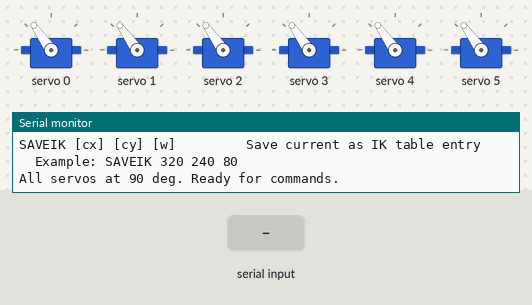
Bench run of a sketch on a simulated Arduino Uno, built with avr-gcc and run on an emulated ATmega328P. On the bench: 6 × servo, the last lines printed to the serial monitor. The inputs (shaded band) are chosen by the test bench.

Above: at 2.0 s.
2.1 s: "SWEEP 1\n" received over Serial
At 4.8 s:
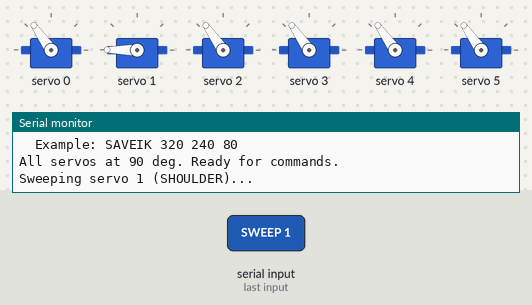
8.1 s: "SWEEP\n" received over Serial
At 12.2 s:
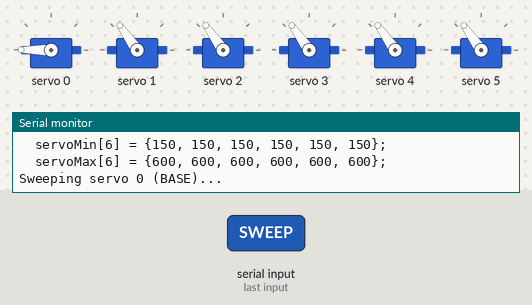
Timing chart, 0 to 17.1 s (numbered marks = the images above; inputs shaded):
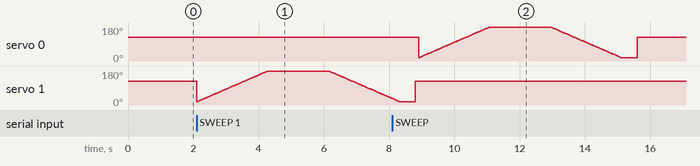

The sketch:

Calibration_Tools.ino
```cpp
/**
 * ItsyBitsy M4 - Calibration Tool
 */

#include <Wire.h>
#include <Adafruit_PWMServoDriver.h>

#define PCA9685_ADDR 0x40
Adafruit_PWMServoDriver pwm = Adafruit_PWMServoDriver(PCA9685_ADDR);

const int CHANNELS[6] = {0, 1, 2, 3, 4, 5};
const char* SERVO_NAMES[6] = {"BASE", "SHOULDER", "ELBOW", "WRIST", "GRIP_ROT", "GRIPPER"};

uint16_t servoMin[6] = {150, 150, 150, 150, 150, 150};
uint16_t servoMax[6] = {600, 600, 600, 600, 600, 600};
int currentAngles[6] = {90, 90, 90, 90, 90, 90};

#define SERVO_FREQ 50

void setServoAngle(int servoIdx, int angle) {
  angle = constrain(angle, 0, 180);
  uint16_t pulse = map(angle, 0, 180, servoMin[servoIdx], servoMax[servoIdx]);
  pwm.setPWM(CHANNELS[servoIdx], 0, pulse);
  currentAngles[servoIdx] = angle;
}

void moveAll(int angles[6]) {
  for (int i = 0; i < 6; i++) setServoAngle(i, angles[i]);
}

void sweepServo(int servoIdx, int fromAngle, int toAngle, int delayMs) {
  int step = (toAngle > fromAngle) ? 1 : -1;
  for (int a = fromAngle; a != toAngle; a += step) {
    setServoAngle(servoIdx, a);
    delay(delayMs);
  }
  setServoAngle(servoIdx, toAngle);
}

void printCurrentAngles() {
  Serial.println("CURRENT ANGLES:");
  for (int i = 0; i < 6; i++) {
    Serial.print("  Servo "); Serial.print(i);
    Serial.print(" ("); Serial.print(SERVO_NAMES[i]); Serial.print(")");
    Serial.print(" -> "); Serial.print(currentAngles[i]); Serial.println(" deg");
  }
}

void printCalibrationValues() {
  Serial.println("CURRENT PWM CALIBRATION:");
  Serial.print("  servoMin[6] = {");
  for (int i = 0; i < 6; i++) { Serial.print(servoMin[i]); if (i < 5) Serial.print(", "); }
  Serial.println("};");
  Serial.print("  servoMax[6] = {");
  for (int i = 0; i < 6; i++) { Serial.print(servoMax[i]); if (i < 5) Serial.print(", "); }
  Serial.println("};");
}

void printHelp() {
  Serial.println("CALIBRATION TOOL - COMMAND MENU");
  Serial.println("MOVE [servo] [angle]         Move one servo");
  Serial.println("  Example: MOVE 0 90");
  Serial.println("  Servos: 0=BASE 1=SHOULDER 2=ELBOW");
  Serial.println("          3=WRIST 4=GRIP_ROT 5=GRIPPER");
  Serial.println("ALL [a] [b] [c] [d] [e] [f]  Move all 6 servos");
  Serial.println("  Example: ALL 90 45 60 30 90 90");
  Serial.println("PRINT                        Show current angles");
  Serial.println("CENTER                       Move all to 90 degrees");
  Serial.println("SWEEP [servo]                Sweep servo 0->180->0");
  Serial.println("  Example: SWEEP 1");
  Serial.println("MIN [servo] [value]          Set min PWM value");
  Serial.println("MAX [servo] [value]          Set max PWM value");
  Serial.println("PRINTCAL                     Show PWM calibration values");
  Serial.println("SAVEHOME                     Save current as HOME");
  Serial.println("SAVEBIN [name]               Save current as bin position");
  Serial.println("  Example: SAVEBIN PAPER");
  Serial.println("SAVEIK [cx] [cy] [w]         Save current as IK table entry");
  Serial.println("  Example: SAVEIK 320 240 80");
}

void saveHome() {
  Serial.println("-- COPY THIS INTO YOUR MAIN SKETCH --");
  Serial.print("const int HOME_ANGLES[6] = {");
  for (int i = 0; i < 6; i++) { Serial.print(currentAngles[i]); if (i < 5) Serial.print(", "); }
  Serial.println("};");
}

void saveBin(const String& binName) {
  Serial.println("-- COPY THIS INTO YOUR MAIN SKETCH --");
  Serial.print("BinPosition BIN_"); Serial.print(binName);
  Serial.print(" = {\""); Serial.print(binName); Serial.print("\", {");
  for (int i = 0; i < 6; i++) { Serial.print(currentAngles[i]); if (i < 5) Serial.print(", "); }
  Serial.println("}};");
}

void saveIK(int cx, int cy, int w) {
  Serial.println("-- ADD THIS LINE TO IK_TABLE --");
  Serial.print("  {");
  Serial.print(cx); Serial.print(", ");
  Serial.print(cy); Serial.print(", ");
  Serial.print(w); Serial.print(",  {");
  for (int i = 0; i < 6; i++) { Serial.print(currentAngles[i]); if (i < 5) Serial.print(", "); }
  Serial.println("}},");
}

void processCommand(String raw) {
  raw.trim();
  if (raw.length() == 0) return;

  int sp = raw.indexOf(' ');
  String cmd = (sp > 0) ? raw.substring(0, sp) : raw;
  cmd.toUpperCase();
  String args = (sp > 0) ? raw.substring(sp + 1) : "";
  args.trim();

  if (cmd == "MOVE") {
    int servo, angle;
    if (sscanf(args.c_str(), "%d %d", &servo, &angle) == 2) {
      if (servo < 0 || servo > 5) { Serial.println("ERROR: Servo must be 0-5"); return; }
      setServoAngle(servo, angle);
      Serial.print("Moved servo "); Serial.print(servo);
      Serial.print(" ("); Serial.print(SERVO_NAMES[servo]); Serial.print(")");
      Serial.print(" to "); Serial.print(angle); Serial.println(" deg");
    } else { Serial.println("ERROR: Usage: MOVE [servo 0-5] [angle 0-180]"); }
  }
  else if (cmd == "ALL") {
    int a[6];
    if (sscanf(args.c_str(), "%d %d %d %d %d %d", &a[0],&a[1],&a[2],&a[3],&a[4],&a[5]) == 6) {
      moveAll(a); Serial.println("Moved all servos."); printCurrentAngles();
    } else { Serial.println("ERROR: Usage: ALL [a0] [a1] [a2] [a3] [a4] [a5]"); }
  }
  else if (cmd == "PRINT")   { printCurrentAngles(); }
  else if (cmd == "CENTER")  { int c[6]={90,90,90,90,90,90}; moveAll(c); Serial.println("All servos at 90 deg."); }
  else if (cmd == "SWEEP") {
    int servo = args.toInt();
    if (servo < 0 || servo > 5) { Serial.println("ERROR: Servo must be 0-5"); return; }
    Serial.print("Sweeping servo "); Serial.print(servo); Serial.print(" ("); Serial.print(SERVO_NAMES[servo]); Serial.println(")...");
    sweepServo(servo, 0, 180, 15); delay(500);
    sweepServo(servo, 180, 0, 15); delay(500);
    setServoAngle(servo, 90);
    Serial.println("Sweep done."); printCalibrationValues();
  }
  else if (cmd == "MIN") {
    int servo, val;
    if (sscanf(args.c_str(), "%d %d", &servo, &val) == 2) {
      if (servo < 0 || servo > 5) { Serial.println("ERROR: Servo must be 0-5"); return; }
      servoMin[servo] = val;
      Serial.print("Set servoMin["); Serial.print(servo); Serial.print("] = "); Serial.println(val);
      setServoAngle(servo, currentAngles[servo]); printCalibrationValues();
    } else { Serial.println("ERROR: Usage: MIN [servo 0-5] [pwm value]"); }
  }
  else if (cmd == "MAX") {
    int servo, val;
    if (sscanf(args.c_str(), "%d %d", &servo, &val) == 2) {
      if (servo < 0 || servo > 5) { Serial.println("ERROR: Servo must be 0-5"); return; }
      servoMax[servo] = val;
      Serial.print("Set servoMax["); Serial.print(servo); Serial.print("] = "); Serial.println(val);
      setServoAngle(servo, currentAngles[servo]); printCalibrationValues();
    } else { Serial.println("ERROR: Usage: MAX [servo 0-5] [pwm value]"); }
  }
  else if (cmd == "PRINTCAL") { printCalibrationValues(); }
  else if (cmd == "SAVEHOME") { saveHome(); }
  else if (cmd == "SAVEBIN") {
    if (args.length() == 0) { Serial.println("ERROR: Usage: SAVEBIN [PAPER|PLASTIC|GENERAL]"); return; }
    args.toUpperCase(); saveBin(args);
  }
  else if (cmd == "SAVEIK") {
    int cx, cy, w;
    if (sscanf(args.c_str(), "%d %d %d", &cx, &cy, &w) == 3) { saveIK(cx, cy, w); }
    else { Serial.println("ERROR: Usage: SAVEIK [cx] [cy] [bbox_width]"); }
  }
  else if (cmd == "HELP") { printHelp(); }
  else { Serial.print("Unknown command: "); Serial.println(cmd); Serial.println("Type HELP to see all commands."); }
}

void setup() {
  Serial.begin(9600);
  while (!Serial) delay(10);
  Wire.begin();
  pwm.begin();
  pwm.setOscillatorFrequency(27000000);
  pwm.setPWMFreq(SERVO_FREQ);
  delay(10);
  int center[6] = {90, 90, 90, 90, 90, 90};
  moveAll(center);
  Serial.println();
  printHelp();
  Serial.println();
  Serial.println("All servos at 90 deg. Ready for commands.");
}

void loop() {
  if (Serial.available()) {
    String line = Serial.readStringUntil('\n');
    processCommand(line);
  }
}
```
